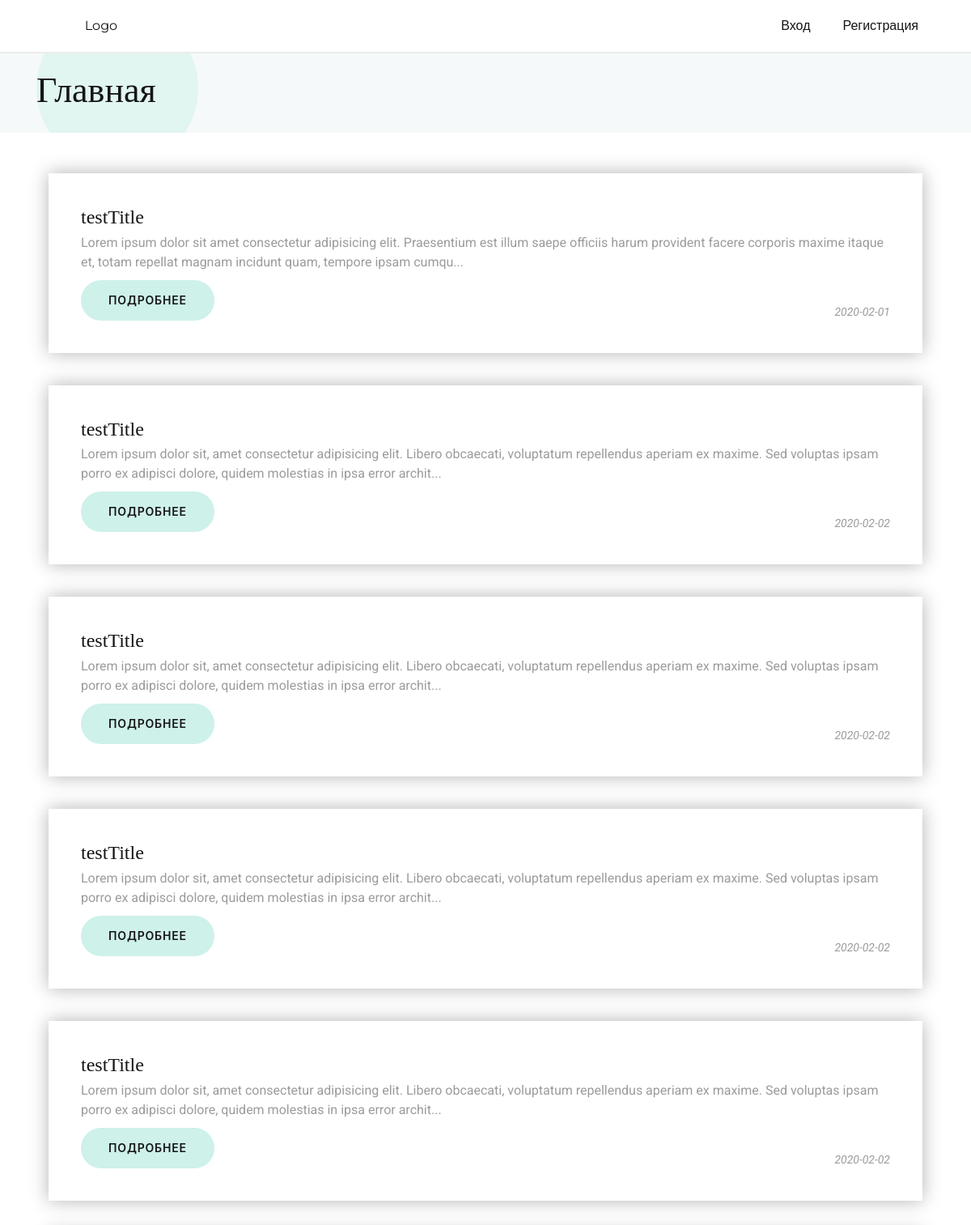
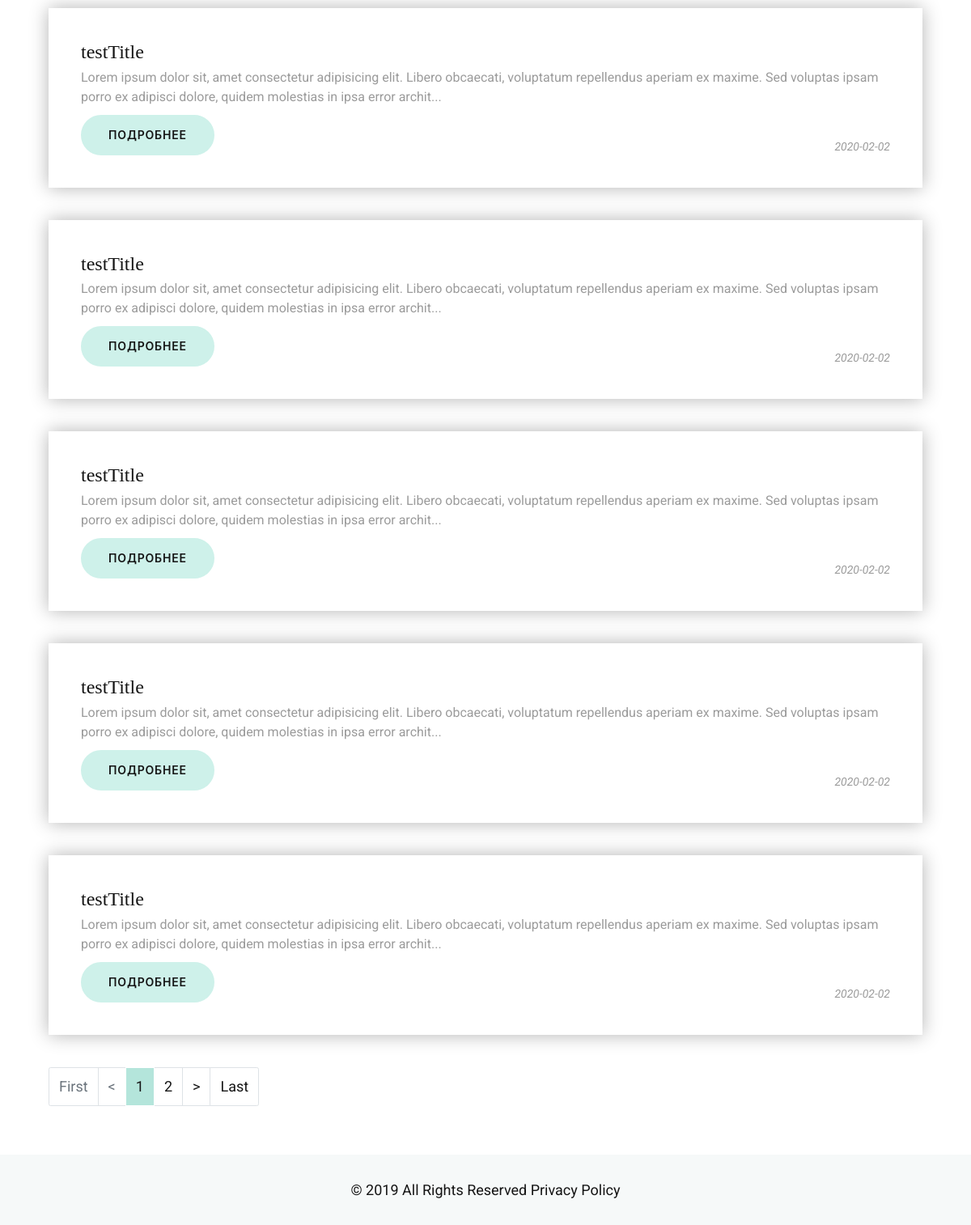
The page / on the database its author committed (2 pictures, top to bottom).
### tables this page shows
CREATE TABLE `posts` (
  `id` int(11) NOT NULL,
  `title` varchar(250) DEFAULT NULL,
  `content` text DEFAULT NULL,
  `date` date DEFAULT current_timestamp()
);

### index.php (the view, shortened to what this page needs)
<?php include_once "header.php"; ?>
    <div class="title">
        <div class="container">
            <div class="title-text">
                <h1>
                    Главная
                </h1>
            </div>
        </div>
    </div>
    <div class="container">
        <div class="row content">
            <div class="col-md-12">
                <div class="content-main">
                    <?php
                        $page = htmlspecialchars($_GET['page']);
                        $limit = 10;
                        $sql = "select count(*) from posts";
                        if ($stmt = $conn->prepare($sql)) {
                            $stmt->execute();
                            $page_count = (int)(($stmt->fetch()[0]-1)/$limit +1);
                        }
                        if($page < 1) $page = 1;
                        $sql = "select * from posts LIMIT :limit OFFSET :offset";
                        if ($stmt = $conn->prepare($sql)) {
                            $stmt->bindValue(':offset', (int)$page*$limit - $limit, PDO::PARAM_INT);
                            $stmt->bindValue(':limit', (int)$limit, PDO::PARAM_INT);
                            $stmt->execute();
                            $rows = $stmt->fetchAll(PDO::FETCH_ASSOC);
                            foreach ($rows as $key => $row) {
                            ?>
                                <div class="post">
                                    <div class="post-info">
                                        <h4>
                                            <a href="/post.php?id=<?=$row['id'];?>">
                                                <?= $row['title']?>
                                            </a>
                                        </h4>
                                        <p class="post-text">
                                            <?= substr($row['content'], 0, 200) . "...";?>
                                        </p>
                                        <div class="post-meta">
                                            <button class="button-main" onclick="window.location.href = '/post.php?id=<?=$row['id'];?>';">
                                                Подробнее
                                            </button>
                                            <span>
                                                <?= $row['date']?>
                                            </span>
                                        </div>
                                    </div>
                            </div>
                            <?php
                            }
                        }
                        ?>
                        <nav>
                            <ul class="pagination">
                            <li class="page-item <?php if($page==1) echo "disabled"?> ">
                                <a class="page-link" href="/?page=1">First</a>
                            </li>
                            <li class="page-item <?php if($page==1) echo "disabled"?> ">
                                <a class="page-link" href="/?page=<?=$page-1?>"><</a>
                            </li>
                        <?php
                        for ($i=1; $i<=$page_count; $i++){
                            if ($i == $page) $active = "active";
                            else $active = "";
                            echo "<li class='page-item $active'><a class='page-link' href='?page=$i'>$i</a></li>";
                        }
                        ?>
                            <li class="page-item <?php if($page==$page_count) echo "disabled"?> ">
                                <a class="page-link" href="/?page=<?=$page+1?>">></a>
                            </li>
                            <li class="page-item <?php if($page==$page_count) echo "disabled"?> ">
                                <a class="page-link" href="/?page=<?=$page_count?>">Last</a>
                            </li>
                            </ul>
                        </nav>
                </div>
            </div>
        </div>
    </div>
<?php include_once "footer.php";?>

### css/style.css (style rules this page uses)
html { font-size: 10px; }
body { font-family: 'Roboto', sans-serif; overflow-x: hidden; font-size: 1.8rem; color: #151515; }
h1, h2, h3, h4 { font-family: 'Playfair Display', serif; }
.title { background-color: #f6f9f9; padding: 2rem 0; overflow: hidden; }
.title h1 { position: relative; font-size: 4.4rem; z-index: 3; }
.title-text { position: relative; }
.title-text:after { position: absolute; bottom: -7rem; display: block; content: ''; width: 20rem; height: 20rem; background-color: #cef1ea; opacity: .5; border-radius: 50%; }
.post-info { background-color: #fff; padding: 4rem; -webkit-box-shadow: 0 0 22px rgba(0, 0, 0, 0.3); box-shadow: 0 0 22px rgba(0, 0, 0, 0.3); margin-bottom: 4rem; }
.post-info h4 a { text-decoration: none; -webkit-transition: all .3s; transition: all .3s; color: #151515; }
.post-text { color: #9b9b9b; font-size: 1.6rem; }
.post-meta { display: -webkit-box; display: -ms-flexbox; display: flex; -webkit-box-pack: justify; -ms-flex-pack: justify; justify-content: space-between; -webkit-box-align: end; -ms-flex-align: end; align-items: flex-end; color: #9b9b9b; font-size: 1.4rem; font-style: italic; }
.pagination .page-item a { padding: 1.2rem; color: #151515; }
.pagination .active a.page-link { background-color: #b4e5db; border-color: #fff; color: #151515; }
.content { margin: 5rem 0; color: #9b9b9b; }
.content h4 { font-size: 2.4rem; }
.content { -webkit-box-flex: 1; -ms-flex-positive: 1; flex-grow: 1; }
.button-main { position: relative; overflow: hidden; display: inline-block; padding: 11px 32px; font-size: 14px; line-height: 24px; border: 2px solid; font-family: montserrat,-apple-system,BlinkMacSystemFont,segoe ui,Roboto,helvetica neue,Arial,sans-serif; font-weight: 600; letter-spacing: .06em; text-transform: uppercase; white-space: nowrap; text-overflow: ellipsis; text-align: center; cursor: pointer; vertical-align: middle; -webkit-user-select: none; -moz-user-select: none; -ms-user-select: none; user-select: none; border-radius: 25px; color: #151515; background-color: #cef1ea; border-color: #cef1ea; -webkit-transition: 250ms all ease-in-out; transition: 250ms all ease-in-out; }

### rows shown on the page
posts: title "testTitle", content "Lorem ipsum dolor sit amet consectetur adipisicing elit. Praesentium est illum saepe officiis harum provident facere corporis maxime itaque et, totam repellat magnam incidunt quam, tempore ipsam cumqu", date "2020-02-01"
posts: title "testTitle", content "Lorem ipsum dolor sit, amet consectetur adipisicing elit. Libero obcaecati, voluptatum repellendus aperiam ex maxime. Sed voluptas ipsam porro ex adipisci dolore, quidem molestias in ipsa error archit", date "2020-02-02"
posts: title "testTitle", content "Lorem ipsum dolor sit, amet consectetur adipisicing elit. Libero obcaecati, voluptatum repellendus aperiam ex maxime. Sed voluptas ipsam porro ex adipisci dolore, quidem molestias in ipsa error archit", date "2020-02-02"
posts: title "testTitle", content "Lorem ipsum dolor sit, amet consectetur adipisicing elit. Libero obcaecati, voluptatum repellendus aperiam ex maxime. Sed voluptas ipsam porro ex adipisci dolore, quidem molestias in ipsa error archit", date "2020-02-02"
posts: title "testTitle", content "Lorem ipsum dolor sit, amet consectetur adipisicing elit. Libero obcaecati, voluptatum repellendus aperiam ex maxime. Sed voluptas ipsam porro ex adipisci dolore, quidem molestias in ipsa error archit", date "2020-02-02"
posts: title "testTitle", content "Lorem ipsum dolor sit, amet consectetur adipisicing elit. Libero obcaecati, voluptatum repellendus aperiam ex maxime. Sed voluptas ipsam porro ex adipisci dolore, quidem molestias in ipsa error archit", date "2020-02-02"
posts: title "testTitle", content "Lorem ipsum dolor sit, amet consectetur adipisicing elit. Libero obcaecati, voluptatum repellendus aperiam ex maxime. Sed voluptas ipsam porro ex adipisci dolore, quidem molestias in ipsa error archit", date "2020-02-02"
posts: title "testTitle", content "Lorem ipsum dolor sit, amet consectetur adipisicing elit. Libero obcaecati, voluptatum repellendus aperiam ex maxime. Sed voluptas ipsam porro ex adipisci dolore, quidem molestias in ipsa error archit", date "2020-02-02"
posts: title "testTitle", content "Lorem ipsum dolor sit, amet consectetur adipisicing elit. Libero obcaecati, voluptatum repellendus aperiam ex maxime. Sed voluptas ipsam porro ex adipisci dolore, quidem molestias in ipsa error archit", date "2020-02-02"
posts: title "testTitle", content "Lorem ipsum dolor sit, amet consectetur adipisicing elit. Libero obcaecati, voluptatum repellendus aperiam ex maxime. Sed voluptas ipsam porro ex adipisci dolore, quidem molestias in ipsa error archit", date "2020-02-02"
